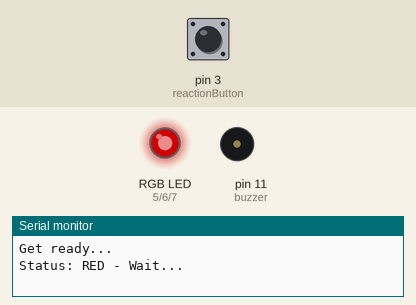
Simulated run of this sketch. Board: Arduino Uno, built with avr-gcc and run on an emulated ATmega328P. Shown: an RGB LED mixed from three pins (HIGH = lit), buzzer (waves = sounding), the last lines printed to the serial monitor. Inputs (shaded band) come from the test bench; at power-on: pin 3 (reactionButton) HIGH. Dim RGB values are drawn brighter than linear; random numbers use the default seed unless the sketch sets one.

Above: at 2.2 s.
2.3 s: pin 3 (reactionButton) pulled LOW for 0.15 s
At 2.37 s:
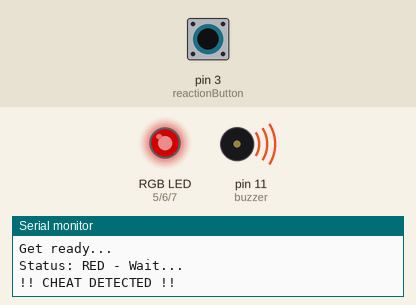
5.4 s: pin 3 (reactionButton) pulled LOW for 1 s
At 7.4 s:
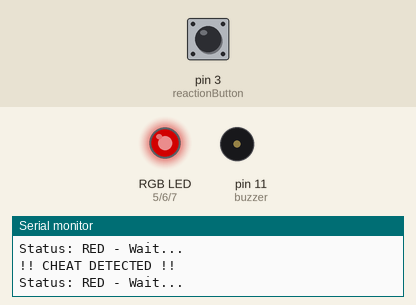
9.4 s: pin 3 (reactionButton) pulled LOW for 3.2 s
At 16.9 s:
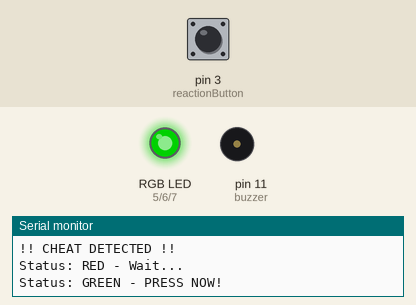
17.1 s: pin 3 (reactionButton) pulled LOW for 0.15 s
At 17.7 s:
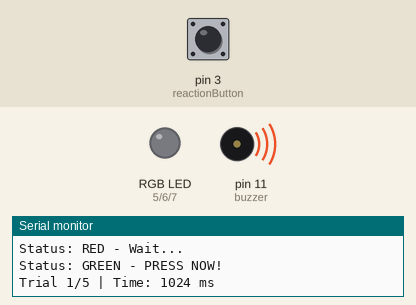
Timing chart, 0 to 23.3 s (numbered marks = the images above; inputs shaded):
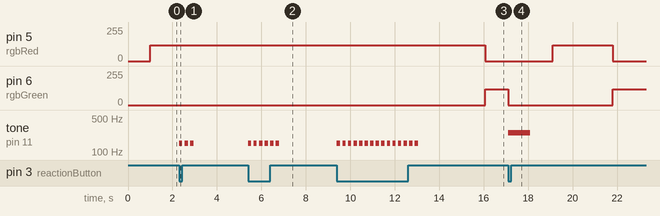

The sketch:

Reaction_time_game.ino
```cpp
/* * Reaction Time Game - Passive Buzzer & Anti-Cheat
 * LED: Red = Wait, Green = GO
 * Threshold: 300ms */

// Pin Definitions
const int reactionButton = 3;
const int rgbRed = 5;
const int rgbGreen = 6;
const int rgbBlue = 7;
const int buzzer = 11;

// Variables
unsigned long startTime;
unsigned long reactionTime;
unsigned long totalReactionTime = 0;
int trials = 0;

// --- CONFIGURATION ---
// Set this to 'true' if your LED is Common Anode (Long pin to 5V)
// Set this to 'false' if your LED is Common Cathode (Long pin to GND) <--- I am using this one
bool isCommonAnode = false;

void setup() {
  Serial.begin(9600);
  pinMode(reactionButton, INPUT_PULLUP);
  pinMode(rgbRed, OUTPUT);
  pinMode(rgbGreen, OUTPUT);
  pinMode(rgbBlue, OUTPUT);
  pinMode(buzzer, OUTPUT);

  // Start with everything OFF
  noTone(buzzer);
  setColor(0, 0, 0);
  Serial.println("Get ready...");
  delay(1000);
}

void loop() {
  // 1. START TRIAL - SET TO RED (WAIT)
  noTone(buzzer);
  setColor(120, 0, 0);
  Serial.println("Status: RED - Wait...");

  unsigned long waitDuration = random(2000, 5000);
  unsigned long waitStart = millis();

  // Anti-Cheat
  while (millis() - waitStart < waitDuration) {
    if (digitalRead(reactionButton) == LOW) {
      Serial.println("!! CHEAT DETECTED !!");
      playCheatSound();
      return;
    }
  }

  // 2. TRIGGER - SET TO GREEN (GO!)
  setColor(0, 120, 0);
  Serial.println("Status: GREEN - PRESS NOW!");
  startTime = millis();

  // 3. Wait for press
  while (digitalRead(reactionButton) == HIGH) { }

  reactionTime = millis() - startTime;
  setColor(0, 0, 0); // Turn off after press

  // 4. Feedback & Stats
  trials++;
  totalReactionTime += reactionTime;

  Serial.print("Trial "); Serial.print(trials);
  Serial.print("/5 | Time: "); Serial.print(reactionTime); Serial.println(" ms");

  // Buzzer Feedback
  if (reactionTime <= 300) tone(buzzer, 1000);
  else tone(buzzer, 250);

  delay(1000);
  noTone(buzzer);

  if (trials >= 5) {
    Serial.print(">> AVERAGE: ");
    Serial.print(totalReactionTime / 5);
    Serial.println(" ms <<");
    trials = 0;
    totalReactionTime = 0;
    delay(3000);
  }
  delay(1000);
}

// Fixed setColor function
void setColor(int r, int g, int b) {
  if (isCommonAnode) {
    // Reverse the numbers for Common Anode
    analogWrite(rgbRed, 120 - r);
    analogWrite(rgbGreen, 120 - g);
    analogWrite(rgbBlue, 120 - b);
  } else {
    // Normal logic for Common Cathode
    analogWrite(rgbRed, r);
    analogWrite(rgbGreen, g);
    analogWrite(rgbBlue, b);
  }
}

void playCheatSound() {
  for(int i=0; i<3; i++) {
    tone(buzzer, 150); delay(150); noTone(buzzer); delay(100);
  }
}
```

Measured:
- after the input at 2.3 s, tone on pin 11 (buzzer): alternates 150 Hz for 0.15 s and silent for 0.10 s, 6 changes in all, then stays silent, starting at once
- after the input at 5.4 s, tone on pin 11 (buzzer): alternates 150 Hz for 0.15 s and silent for 0.10 s, 12 changes in all, then stays silent, starting at once
- after the input at 9.4 s, tone on pin 11 (buzzer): alternates 150 Hz for 0.15 s and silent for 0.10 s, 30 changes in all, then stays silent, starting at once
- after the input at 17.1 s, pin 5 (rgbRed): 0/255 → 120/255 after 2.0 s, → 0/255 2.7 s later; pin 6 (rgbGreen): 120/255 → 0/255 at once, → 120/255 4.7 s later; tone on pin 11 (buzzer): silent → 250 Hz at once, → silent 1.0 s later
